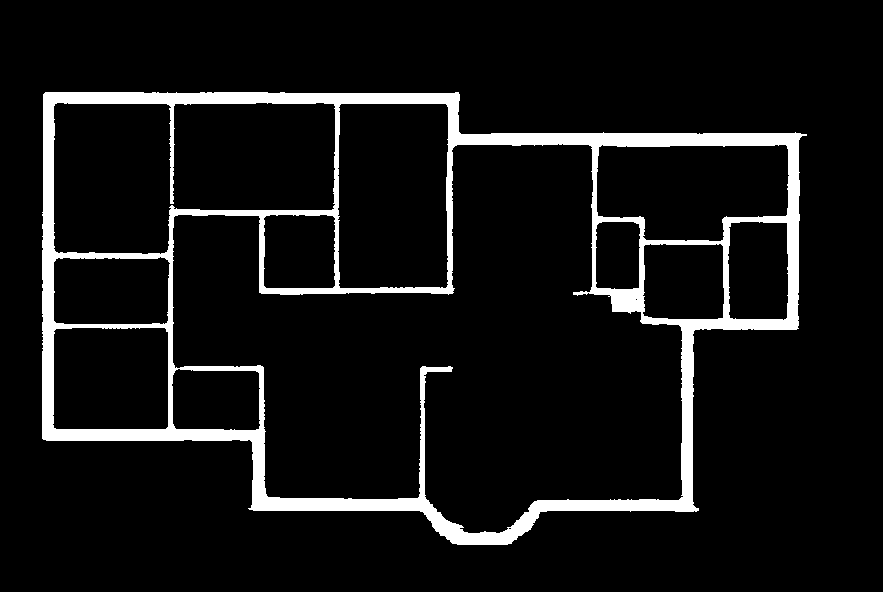
#> input picture Recognition/walls.png, 883 x 592 px
$ jupyter execute --allow-errors notebook-skeleton-github.ipynb
#> lines starting #> are read from the running program, lines starting #| are printed output that depends on the picture; after the words box and inside, x2 and y2 are one past the last pixel; in counts of white or black regions, pixels touching at a corner belong together
[cell 1]
import cv2 as cv
from matplotlib import pyplot as plt
import numpy as np

[cell 2]
# trace_skeleton.py
# Trace skeletonization result into polylines
#
# Lingdong Huang 2020

# binary image thinning (skeletonization) in-place.
# implements Zhang-Suen algorithm.
# http://agcggs680.pbworks.com/f/Zhan-Suen_algorithm.pdf
# @param im   the binary image
# [36 lines left out: functions thinningZS, thinningZSIteration, not called in this run]


def thinningSkimage(im):
  from skimage.morphology import skeletonize
  return skeletonize(im).astype(np.uint8)

# [5 lines left out: function thinning, not called in this run]

#check if a region has any white pixel
def notEmpty(im, x, y, w, h):
  return np.sum(im) > 0


# merge ith fragment of second chunk to first chunk
# @param c0   fragments from first  chunk
# @param c1   fragments from second chunk
# @param i    index of the fragment in first chunk
# @param sx   (x or y) coordinate of the seam
# @param isv  is vertical, not horizontal?
# @param mode 2-bit flag,
#             MSB = is matching the left (not right) end of the fragment from first  chunk
#             LSB = is matching the right (not left) end of the fragment from second chunk
# @return     matching successful?
#
# [36 lines left out: function mergeImpl, not called in this run]

HORIZONTAL = 1;
VERTICAL = 2;

# merge fragments from two chunks
# @param c0   fragments from first  chunk
# @param c1   fragments from second chunk
# @param sx   (x or y) coordinate of the seam
# @param dr   merge direction, HORIZONTAL or VERTICAL?
#
# [183 lines left out: functions mergeFrags, chunkToFrags, traceSkeleton, not called in this run]

[cell 3]
img = cv.imread("walls.png", cv.IMREAD_GRAYSCALE)
#> img: shape (592, 883); 7.7% white; 1 white region, box (x1, y1, x2, y2) and area: (42, 92, 807, 545) 40263
wallPixels = (cv.threshold(img, 0, 255, cv.THRESH_OTSU)[1])
dilated = cv.dilate(img, np.ones((3, 3)))//255
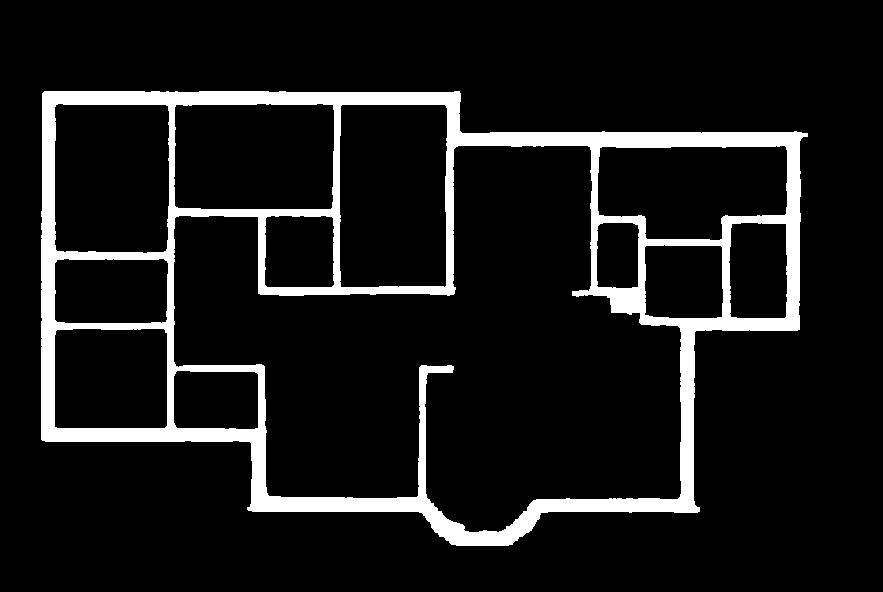
#> dilated: shape (592, 883); values 0 (black) and 1 (white), 9.6% white; 1 white region, box (x1, y1, x2, y2) and area: (41, 91, 808, 546) 50071

# [5 lines of commented-out code are left out]

import random

fig, ax = plt.subplots()
ax.imshow(img)

#> (the rest of this cell did not finish here and is left out)

[cell 4]
img = cv.imread("walls.png", cv.IMREAD_GRAYSCALE)
wallPixels = (cv.threshold(img, 0, 255, cv.THRESH_OTSU)[1])
dilated = cv.dilate(img, np.ones((3, 3)))
plt.imshow(wallPixels, cmap="gray")
print("dilated")
plt.imshow(dilated, cmap="gray")
plt.show()
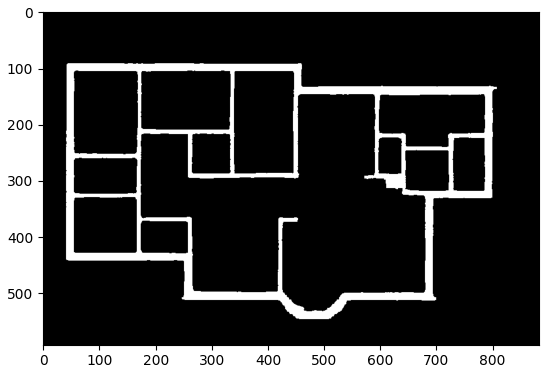
#> figure drawn by matplotlib, 1 panel
skeleton = cv.ximgproc.thinning(dilated)
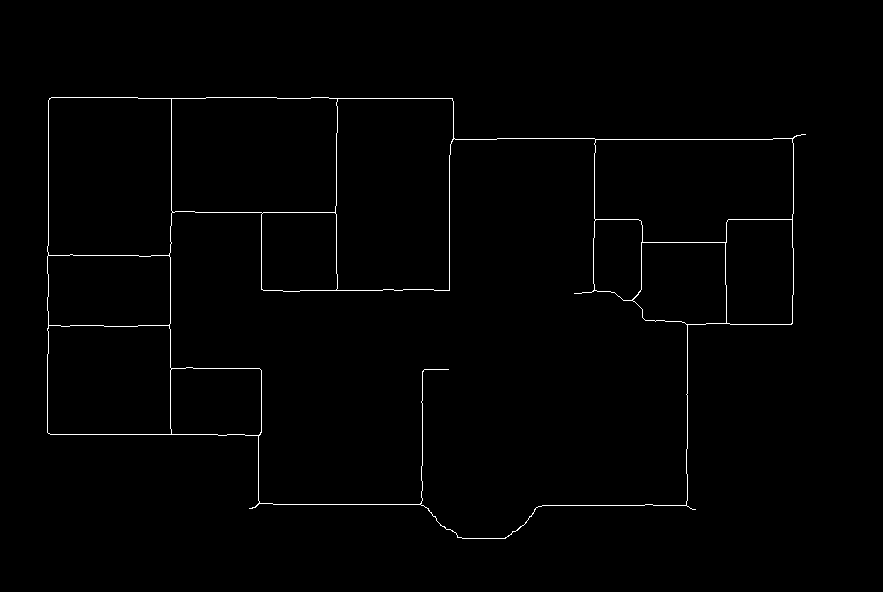
#> skeleton: shape (592, 883); 0.9% white in thin lines or dots, all inside (x1, y1, x2, y2) = (47, 97, 806, 539)

plt.imshow(skeleton, cmap="gray")
plt.show()

# lines = cv.HoughLinesP(skeleton, rho=1, theta=np.pi-180, threshold=1, maxLineGap=10)

fig, ax = plt.subplots()
ax.imshow(skeleton)

# im = np.expand_dims(skeleton, axis=2).repeat(3, axis=2)
#> (the rest of this cell did not finish here and is left out)
